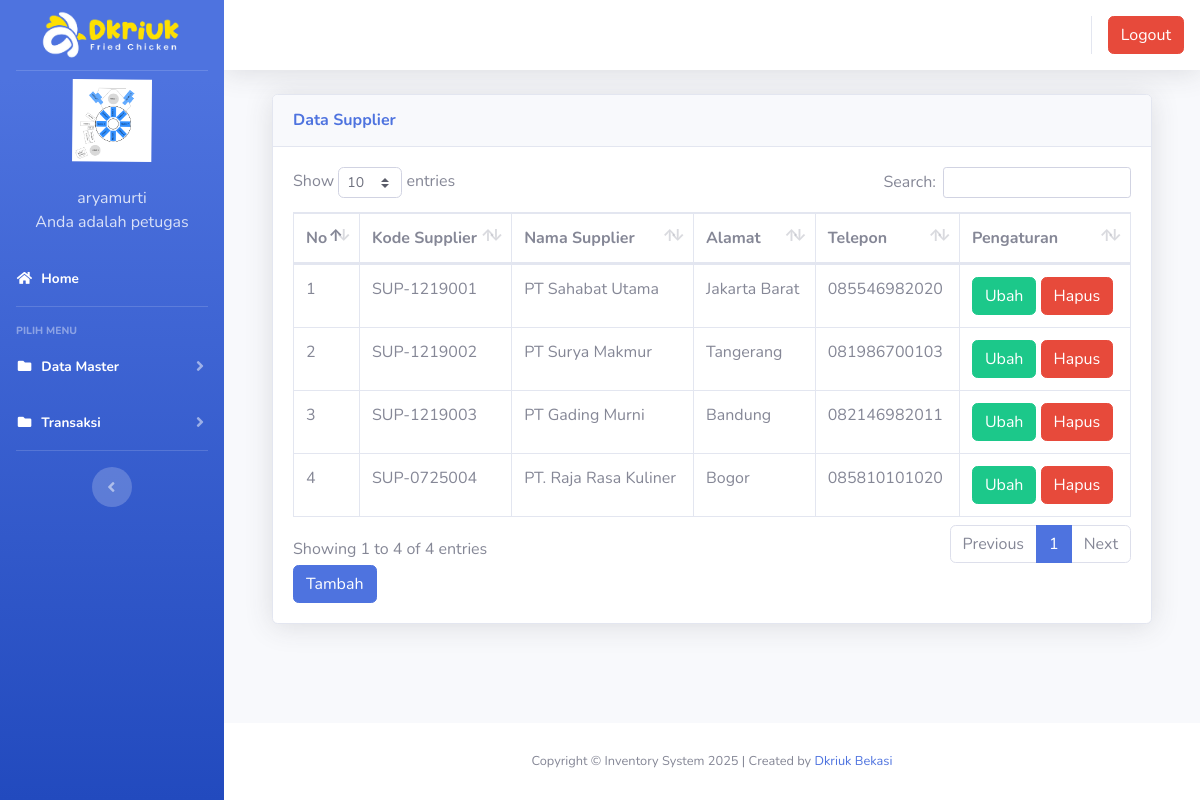
/index2.php?page=supplier (signed in), run on the app's committed database.
### tables this page shows
CREATE TABLE IF NOT EXISTS `users` (
  `id` int(11) NOT NULL AUTO_INCREMENT,
  `nik` varchar(10) NOT NULL,
  `nama` varchar(100) NOT NULL,
  `alamat` varchar(200) NOT NULL,
  `telepon` varchar(100) NOT NULL,
  `username` varchar(100) NOT NULL,
  `password` varchar(100) NOT NULL,
  `level` varchar(25) NOT NULL DEFAULT 'member',
  `foto` varchar(255) NOT NULL,
  PRIMARY KEY (`id`)
);

CREATE TABLE IF NOT EXISTS `tb_supplier` (
  `id` int(100) NOT NULL AUTO_INCREMENT,
  `kode_supplier` varchar(100) NOT NULL,
  `nama_supplier` varchar(100) NOT NULL,
  `alamat` varchar(100) NOT NULL,
  `telepon` varchar(15) NOT NULL,
  PRIMARY KEY (`id`)
);

### page/supplier/supplier.php (the view, shortened to what this page needs)
<div class="container-fluid">
  <div class="card shadow mb-4">
    <div class="card-header py-3">
      <h6 class="m-0 font-weight-bold text-primary">Data Supplier</h6>
    </div>
    <div class="card-body">
      <div class="table-responsive">
        <table class="table table-bordered" id="dataTable" width="100%" cellspacing="0">
        <thead>
                                <tr>
			<th>No</th>
			<th>Kode Supplier</th>
			<th>Nama Supplier</th>
			<th>Alamat</th>
			<th>Telepon</th>
			<th>Pengaturan</th>
                                </tr>
		</thead>
          <tbody>
            <?php
	$no = 1;
	$sql = $koneksi->query("select * from tb_supplier");
	while ($data = $sql->fetch_assoc()) {
	?>
                                <tr>
                                    <td><?php echo $no++; ?></td>
			<td><?php echo $data['kode_supplier'] ?></td>
			<td><?php echo $data['nama_supplier'] ?></td>
			<td><?php echo $data['alamat'] ?></td>
			<td><?php echo $data['telepon'] ?></td>
			<td>
			<a href="?page=supplier&aksi=ubahsupplier&kode_supplier=<?php echo $data['kode_supplier'] ?>" class="btn btn-success" >Ubah</a>
			<a onclick="return confirm('Apakah anda yakin akan menghapus data ini?')" href="?page=supplier&aksi=hapussupplier&id=<?php echo $data['kode_supplier'] ?>" class="btn btn-danger" >Hapus</a>
			</td>
                                </tr>
	<?php }?>
		   </tbody>
                        </table>
<a href="?page=supplier&aksi=tambahsupplier" class="btn btn-primary" >Tambah</a>
      </div>
    </div>
  </div>
</div>

### index2.php (shortened to what this page needs)
<?php
	$koneksi = new mysqli("localhost","pora5278_fahmi","Au1b839@@","pora5278_inventrizki");
	?>
<!DOCTYPE html>
<html lang="en">
<head>
  <link href="vendor/fontawesome-free/css/all.min.css" rel="stylesheet" type="text/css">
  <link href="css/sb-admin-2.min.css" rel="stylesheet">
  <link href="vendor/datatables/dataTables.bootstrap4.min.css" rel="stylesheet">
</head>
<body id="page-top">
  <div id="wrapper">
    <ul class="navbar-nav bg-gradient-primary sidebar sidebar-dark accordion" id="accordionSidebar">
      <a class="sidebar-brand d-flex align-items-center justify-content-center" href="index3.php">
        <div class="sidebar-brand-text mx-2">
          <img src="img/logodkriuk.png" alt="Logo Image" width="150px"/>
        </div>
      </a>
 <?php
   if ($_SESSION['petugas']) {
	   $user = $_SESSION['petugas'];
   }
   $sql =$koneksi->query("select * from users where id='$user'");
   $data = $sql->fetch_assoc();
   ?>
    <li class="d-flex align-items-center justify-content-center">
        <a class="nav-link">
		 <img src="img/<?php echo $data['foto']?>" class="img-circle" width="80" alt="User"/></a>
	  </li>
		 <li class="nav-item ">
        <a class="nav-link">
         	<div class="d-flex align-items-center justify-content-center" class="name">  <?php echo  $data['nama'];?></div></font>
			<div class="d-flex align-items-center justify-content-center" class="email">Anda adalah <?php echo $data['level'];?></div>
		 </a>
      </li>
      <li class="nav-item active">
        <a class="nav-link" href="?page=home2">
          <i class="fas fa-fw fa-home"></i>
          <span>Home</span></a>
      </li>
      <hr class="sidebar-divider">
      <div class="sidebar-heading">
        Pilih Menu
      </div>
	   <li class="nav-item active">
        <a class="nav-link collapsed" href="#" data-toggle="collapse" data-target="#collapseData" aria-expanded="true" aria-controls="collapseData">
          <i class="fas fa-fw fa-folder"></i>
          <span>Data Master</span>
        </a>
      </li>
	    <li class="nav-item active">
        <a class="nav-link collapsed" href="#" data-toggle="collapse" data-target="#collapsePages" aria-expanded="true" aria-controls="collapsePages">
          <i class="fas fa-fw fa-folder"></i>
          <span>Transaksi</span>
        </a>
      </li>
      <hr class="sidebar-divider d-none d-md-block">
      <div class="text-center d-none d-md-inline">
        <button class="rounded-circle border-0" id="sidebarToggle"></button>
      </div>
    </ul>
    <div id="content-wrapper" class="d-flex flex-column">
      <div id="content">
        <nav class="navbar navbar-expand navbar-light bg-white topbar mb-4 static-top shadow">
          <ul class="navbar-nav ml-auto">
            <li class="nav-item dropdown no-arrow">
			 <div class="top-menu">
        <ul class="nav pull-right top-menu">
       <li><a onclick="return confirm('Apakah anda yakin akan logout?')" class="btn btn-danger" class="logout" href="logout.php">Logout</a></li>
        </ul>
      </div>
            </li>
          </ul>
        </nav>
        <div class="container-fluid">
		 <section class="content">
		      <?php
			   $page = $_GET['page'];
			   $aksi = $_GET['aksi'];
			   if ($page == "supplier") {
				   if ($aksi == "") {
					   include "page/supplier/supplier.php";
				   }
			   }
			   ?>
    </section>
</div>
    </div>
      <footer class="sticky-footer bg-white" style="">
        <div class="container my-auto">
          <div class="copyright text-center my-auto">
          <span>Copyright  &copy; Inventory System 2025 | Created by <a href='https://dkriuk.com/' title='Drkiuk' target='_blank'>Dkriuk Bekasi</a>
            </span>
          </div>
        </div>
      </footer>
  </div>
  </div>
</body>
</html>

### data on the page
users: foto (picture), nama "aryamurti", level "petugas"
tb_supplier: kode_supplier "SUP-1219001", nama_supplier "PT Sahabat Utama", alamat "Jakarta Barat", telepon "085546982020"
tb_supplier: kode_supplier "SUP-1219002", nama_supplier "PT Surya Makmur", alamat "Tangerang", telepon "081986700103"
tb_supplier: kode_supplier "SUP-1219003", nama_supplier "PT Gading Murni", alamat "Bandung", telepon "082146982011"
tb_supplier: kode_supplier "SUP-0725004", nama_supplier "PT. Raja Rasa Kuliner", alamat "Bogor", telepon "085810101020"
